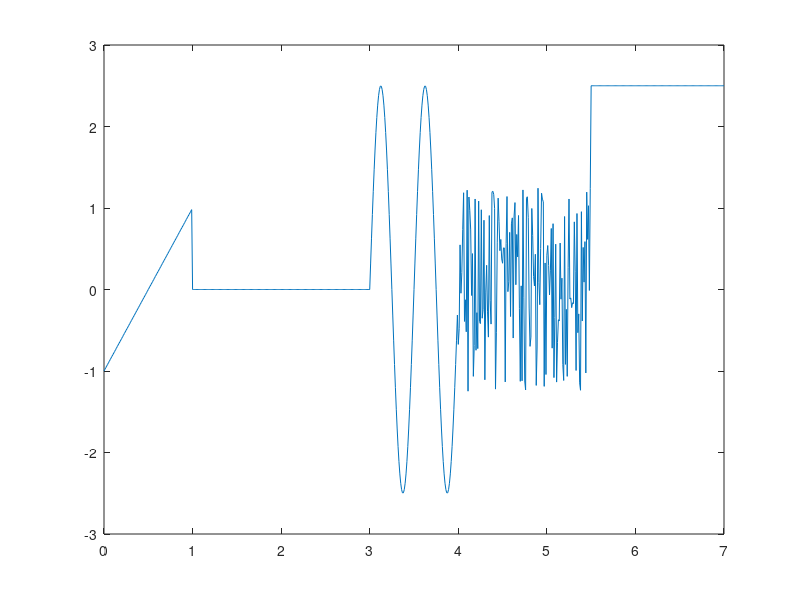

Here is the MATLAB script that generated this plot:
function y = lab3(t)
if nargin == 0
    t = 0:0.01:7; %kopeejais t
end
%% Pareejos laikus izteiksim ar datu filtraaciju
%t_saw1 = 0:0.01:0.5;
t_saw_f = (t>=0)&(t<0.5);
t_saw1 = t(t_saw_f);
%t_saw2 = 0.5:0.01:1;
t_saw2_f = (t>=0.5)&(t<1);
t_saw2 = t(t_saw2_f);
%t_const1 = 1:0.01:3;
t_const1_f = (t>=1)&(t<3);
t_const1 = t(t_const1_f);
%t_sin = 3:0.01:4;
t_sin_f = (t>=3)&(t<4);
t_sin = t(t_sin_f);
%t_noise = 4:0.01:5.5;
t_noise_f = (t>=4)&(t<5.5);
t_noise = t(t_noise_f);
%t_const2 = 5.5:0.01:7;
t_const2_f = (t>=5.5)&(t<=7);
t_const2 = t(t_const2_f);
%sin
A0=0; A=2.5;
T = (4-3)/2 ; f=1/T;
delay = 3;
y_sin = A0+A*sin(2*pi*f*(t_sin-delay));
%plot(t_sin,y_sin);
%axis([0 7 -3 3]);
% sliipaanr1
k=(-1-0)/(0-0.5);
delay = 0.5;
y_saw1 = k*(t_saw1-delay);
%hold on
%plot(t_saw1,y_saw);
% sliipaa nr2
k=(0-1)/(0.5-1);
delay = 0.5;
y_saw2 = k*(t_saw2-delay);
%plot(t_saw2,y_saw);
% horizontaalaa1
y_const1 = 0+zeros(size(t_const1));
%plot(t_const1,y_const);
% horizontaalaa2
y_const2 = 2.5+zeros(size(t_const2));
%plot(t_const2,y_const);
% troksnis
y_noise = 2.5*rand(size(t_noise))-1.25;
%plot(t_noise,y_noise);
%%apvieno visus signaalus
t = [t_saw1,t_saw2,t_const1,t_sin,t_noise,t_const2];
y = [y_saw1,y_saw2,y_const1,y_sin,y_noise,y_const2];
if nargout == 0
    plot(t,y)
    y=[];
end


